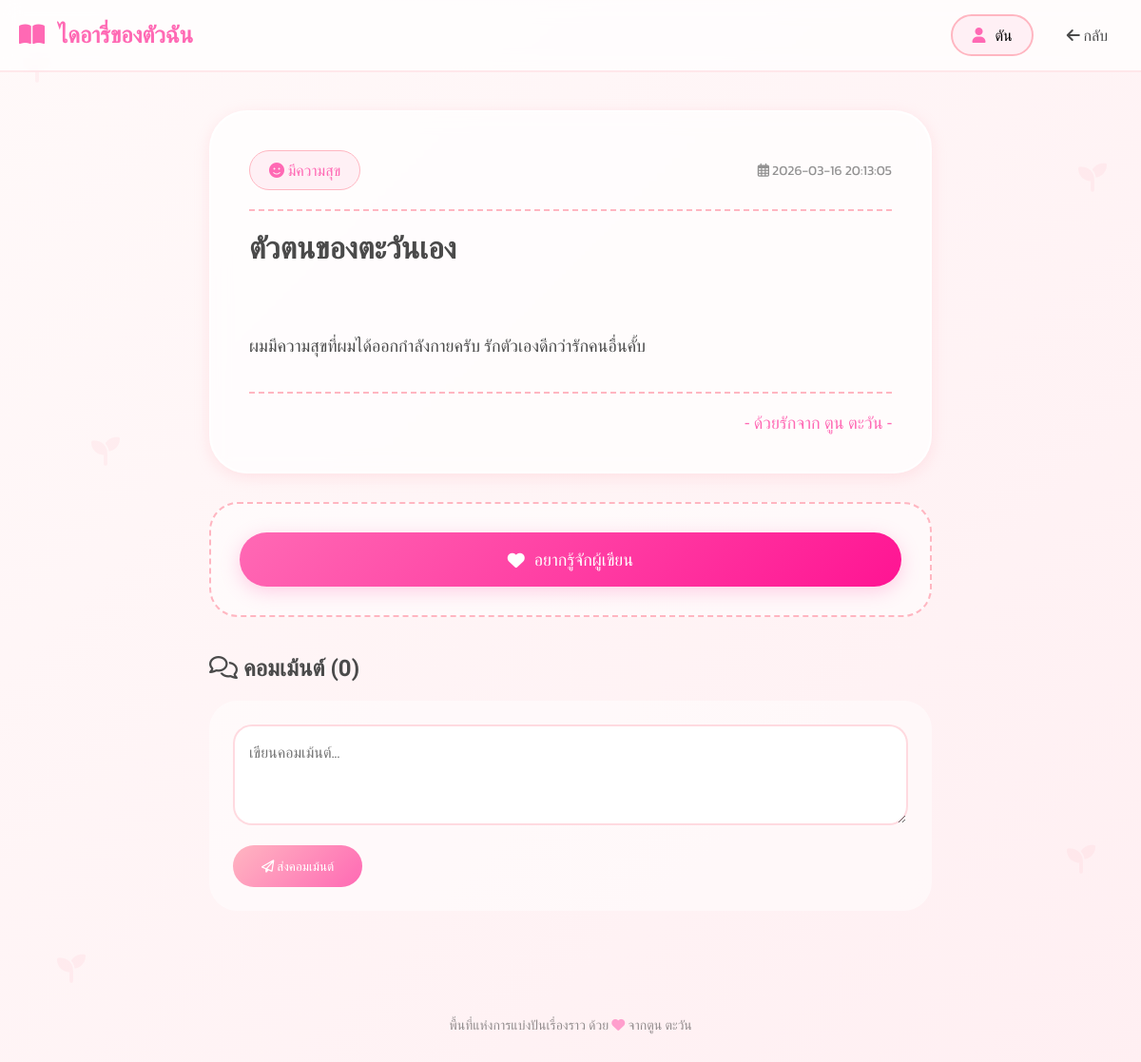
Screenshot of /diary/4 (signed in) with the database file from the repository.
### tables this page shows
CREATE TABLE diaries (
        id INTEGER PRIMARY KEY AUTOINCREMENT,
        title TEXT NOT NULL,
        content TEXT NOT NULL,
        mood TEXT,
        image_url TEXT,
        created_at TIMESTAMP DEFAULT CURRENT_TIMESTAMP
    );

### app.py (the view)
@app.route('/diary/<int:diary_id>')
def view_diary(diary_id):
    if 'user_id' not in session:
        return redirect(url_for('index'))
    conn = get_db_connection()
    diary = conn.execute('SELECT * FROM diaries WHERE id = ?', (diary_id,)).fetchone()
    comments = conn.execute('''
        SELECT * FROM comments
        WHERE diary_id = ?
        ORDER BY created_at DESC
    ''', (diary_id,)).fetchall()
    conn.close()
    if not diary:
        flash('ไม่พบไดอารี่', 'error')
        return redirect(url_for('reader_dashboard'))
    return render_template('view_diary.html',
                         diary=diary,
                         comments=comments,
                         is_author=session.get('is_author', False),
                         user_id=session.get('user_id'),
                         user_name=session.get('user_name'))

### app.py (called while the page is built)
def get_db_connection():
    conn = sqlite3.connect('diary.db')
    conn.row_factory = sqlite3.Row
    return conn

### templates/view_diary.html (shortened to what this page needs)
<!DOCTYPE html>
<html lang="th">
<head>
    <link rel="stylesheet" href="https://cdnjs.cloudflare.com/ajax/libs/font-awesome/6.4.0/css/all.min.css">
</head>
<body>
    <i class="fas fa-seedling flower flower-1"></i>
    <i class="fas fa-seedling flower flower-2"></i>
    <i class="fas fa-seedling flower flower-3"></i>
    <i class="fas fa-seedling flower flower-4"></i>
    <i class="fas fa-seedling flower flower-5"></i>
    <nav class="navbar">
        <div class="nav-content">
            <div class="logo">
                <i class="fas fa-book-open"></i>
                ไดอารี่ของตัวฉัน
            </div>
            <div class="user-info">
                <div class="user-badge">
                    <i class="fas fa-user"></i>
                    <span>{{ user_name }}</span>
                </div>
                <a href="javascript:history.back()" class="back-btn">
                    <i class="fas fa-arrow-left"></i>
                    กลับ
                </a>
            </div>
        </div>
    </nav>
    <div class="container">
        <div class="diary-container">
            <div class="diary-header">
                <span class="mood-badge">
                    <i class="fas fa-{% if diary.mood == 'มีความสุข' %}smile{% elif diary.mood == 'คิดถึง' %}heart{% else %}moon{% endif %}"></i>
                    {{ diary.mood }}
                </span>
                <span class="date">
                    <i class="far fa-calendar-alt"></i>
                    {{ diary.created_at }}
                </span>
            </div>
            <h1 class="diary-title">{{ diary.title }}</h1>
            <div class="diary-content">
                {{ diary.content }}
            </div>
            <div class="author-signature">
                - ด้วยรักจาก ตูน ตะวัน -
            </div>
        </div>
        {% if not is_author %}
        <div class="interest-section">
            <button class="interest-btn" onclick="showInterest()">
                <i class="fas fa-heart"></i>
                อยากรู้จักผู้เขียน
            </button>
        </div>
        {% endif %}
        <div class="comments-section">
            <h3 class="comments-title">
                <i class="far fa-comments"></i>
                คอมเม้นต์ ({{ comments|length }})
            </h3>
            {% if not is_author %}
            <div class="comment-form">
                <form id="commentForm">
                    <textarea id="commentContent" placeholder="เขียนคอมเม้นต์..." rows="3" required></textarea>
                    <button type="submit" class="comment-btn">
                        <i class="far fa-paper-plane"></i>
                        ส่งคอมเม้นต์
                    </button>
                </form>
            </div>
            {% endif %}
        </div>
        <footer>
            <p>พื้นที่แห่งการแบ่งปันเรื่องราว ด้วย <i class="fas fa-heart heart"></i> จากตูน ตะวัน</p>
        </footer>
    </div>
</body>
</html>

### templates/view_diary.html (style rules this page uses)
:root { --primary: #FFB6C1; --primary-dark: #FF69B4; --secondary: #FFE4E1; --accent: #FFC0CB; --soft: #FFF0F5; --text: #4A4A4A; --shadow: 0 4px 15px rgba(255, 182, 193, 0.3); }
* { margin: 0; padding: 0; box-sizing: border-box; font-family: 'Kanit', sans-serif; }
body { background: linear-gradient(135deg, #FFF9F9 0%, #FFEFF2 100%); min-height: 100vh; position: relative; overflow-x: hidden; }
.flower { position: fixed; color: rgba(255, 182, 193, 0.15); font-size: 30px; pointer-events: none; animation: float 10s ease-in-out infinite; z-index: 0; }
.flower-1 { top: 5%; left: 2%; }
.flower-2 { top: 15%; right: 3%; }
.flower-3 { bottom: 10%; left: 5%; }
.flower-4 { bottom: 20%; right: 4%; }
.flower-5 { top: 40%; left: 8%; }
.navbar { background: rgba(255, 255, 255, 0.7); backdrop-filter: blur(10px); border-bottom: 2px solid rgba(255, 182, 193, 0.3); padding: 15px 0; position: sticky; top: 0; z-index: 100; }
.nav-content { max-width: 1200px; margin: 0 auto; padding: 0 20px; display: flex; justify-content: space-between; align-items: center; }
.logo { font-size: 24px; font-weight: 600; color: var(--primary-dark); font-family: 'Mali', cursive; }
.logo i { margin-right: 8px; }
.user-info { display: flex; align-items: center; gap: 20px; }
.user-badge { background: var(--soft); padding: 8px 20px; border-radius: 30px; border: 2px solid var(--primary); display: flex; align-items: center; gap: 10px; }
.user-badge i { color: var(--primary-dark); }
.back-btn { color: var(--text); text-decoration: none; padding: 8px 15px; border-radius: 20px; transition: all 0.3s ease; }
.container { max-width: 800px; margin: 40px auto; padding: 0 20px; position: relative; z-index: 10; }
.diary-container { background: rgba(255, 255, 255, 0.7); backdrop-filter: blur(10px); border-radius: 40px; padding: 40px; box-shadow: var(--shadow); border: 2px solid rgba(255, 255, 255, 0.8); margin-bottom: 30px; }
.diary-header { display: flex; justify-content: space-between; align-items: center; margin-bottom: 20px; padding-bottom: 20px; border-bottom: 2px dashed var(--primary); }
.mood-badge { background: var(--soft); padding: 8px 20px; border-radius: 30px; font-size: 16px; color: var(--primary-dark); border: 1px solid var(--primary); }
.date { color: var(--text); opacity: 0.6; font-size: 14px; }
.diary-title { font-size: 32px; font-weight: 600; color: var(--text); margin-bottom: 30px; font-family: 'Mali', cursive; }
.diary-content { color: var(--text); line-height: 2; font-size: 18px; margin-bottom: 30px; white-space: pre-line; }
.author-signature { text-align: right; font-family: 'Mali', cursive; color: var(--primary-dark); font-size: 18px; margin-top: 30px; padding-top: 20px; border-top: 2px dashed var(--primary); }
.interest-section { background: rgba(255, 255, 255, 0.5); border-radius: 30px; padding: 30px; margin: 30px 0; border: 2px dashed var(--primary); }
.interest-btn { background: linear-gradient(135deg, #FF69B4, #FF1493); color: white; border: none; padding: 15px 30px; font-size: 18px; border-radius: 40px; cursor: pointer; transition: all 0.3s ease; box-shadow: 0 5px 20px rgba(255, 105, 180, 0.3); width: 100%; display: flex; align-items: center; justify-content: center; gap: 10px; }
.comments-section { margin-top: 40px; }
.comments-title { font-size: 24px; color: var(--text); margin-bottom: 20px; font-family: 'Mali', cursive; }
.comment-form { background: rgba(255, 255, 255, 0.5); border-radius: 30px; padding: 25px; margin-bottom: 30px; }
.comment-form textarea { width: 100%; padding: 15px; border: 2px solid rgba(255, 182, 193, 0.5); border-radius: 20px; font-size: 16px; margin-bottom: 15px; resize: vertical; background: rgba(255, 255, 255, 0.9); color: var(--text); }
.comment-btn { background: linear-gradient(135deg, #FFB6C1, #FF69B4); color: white; border: none; padding: 12px 30px; border-radius: 25px; cursor: pointer; font-weight: 500; transition: all 0.3s ease; }
footer { text-align: center; margin-top: 60px; padding: 20px; color: var(--text); opacity: 0.6; font-size: 14px; }
.heart { color: var(--primary-dark); animation: heartbeat 1.5s ease infinite; }

### rows the page displays
diaries: mood "มีความสุข", created_at "2026-03-16 20:13:05", title "ตัวตนของตะวันเอง", content "ผมมีความสุขที่ผมได้ออกกำลังกายครับ รักตัวเองดีกว่ารักคนอื่นคั้บ"

### other values shown
{{ user_name }} "ตัน"
{{ comments|length }} "0"
